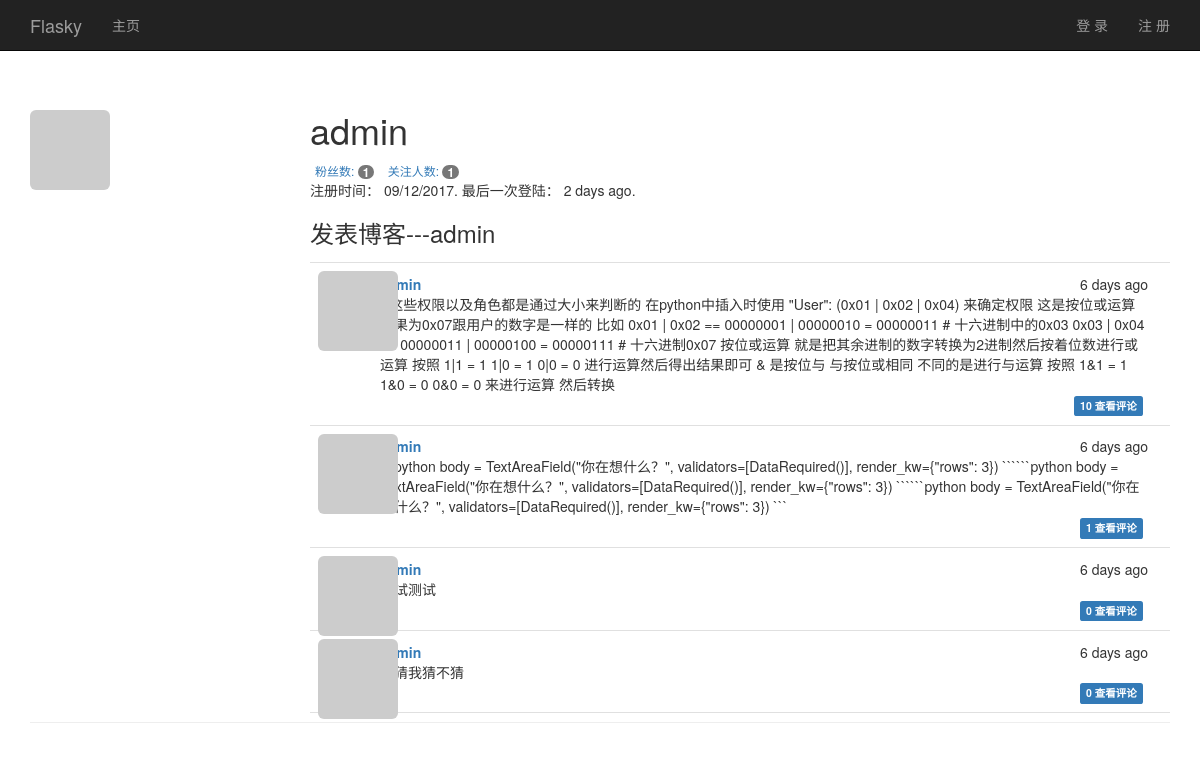
Screenshot of /user/admin with the database file from the repository.
### app/models.py (models this page shows, shortened)
class User(UserMixin, db.Model):
    avatar_hash = db.Column(db.String(32))
    __tablename__ = 'users'
    id = db.Column(db.Integer, primary_key=True)
    email = db.Column(db.String(64), unique=True, index=True)
    username = db.Column(db.String(64), unique=True, index=True)
    role_id = db.Column(db.Integer, db.ForeignKey('roles.id'))
    password_hash = db.Column(db.String(128))
    confirmed = db.Column(db.Boolean, default=False)
    name = db.Column(db.String(64))  # 姓名
    location = db.Column(db.String(64))  # 所在地
    about_me = db.Column(db.Text())  # 自我介绍
    member_since = db.Column(db.DateTime(), default=datetime.utcnow)  # 注册时间
    last_seen = db.Column(db.DateTime(), default=datetime.utcnow)  # 最后登录时间
    posts = db.relationship('Post', backref='author', lazy='dynamic')
    followed = db.relationship('Follow',
                               foreign_keys=[Follow.follower_id],
                               backref=db.backref('follower', lazy='joined'),
                               lazy='dynamic',
                               cascade='all, delete-orphan')
    followers = db.relationship('Follow',
                                foreign_keys=[Follow.followed_id],
                                backref=db.backref('followed', lazy='joined'),
                                lazy='dynamic',
                                cascade='all, delete-orphan')
    comments = db.relationship('Comment', backref='author', lazy='dynamic')
    @property
    def password(self):
        raise AttributeError('密码不是一个可读属性！')
    def gravatar(self, size=100, default='identicon', rating='g'):
        if request.is_secure:  # 如果响应是安全的
            url = 'https://secure.gravatar.com/avatar'
        else:
            url = 'http://www.gravatar.com/avatar'
        my_hash = self.avatar_hash or hashlib.md5(self.email.encode(
            'utf-8')).hexdigest()
        return '{url}/{hash}?s={size}&d={default}&r={rating}'.format(
            url=url, hash=my_hash, size=size, default=default, rating=rating
        )

class Post(db.Model):
    __tablename__ = 'posts'
    id = db.Column(db.Integer, primary_key=True)
    body = db.Column(db.Text)
    timestamp = db.Column(db.DateTime, index=True, default=datetime.utcnow())
    author_id = db.Column(db.Integer, db.ForeignKey('users.id'))
    body_html = db.Column(db.Text)
    comments = db.relationship('Comment', backref='post', lazy='dynamic')

### app/main/views.py (the view)
@main.route('/user/<username>')
def user(username):
    web_user = User.query.filter_by(username=username).first_or_404()
    if web_user is None:
        abort(404)
    posts = web_user.posts.order_by(Post.timestamp.desc()).all()
    return render_template('user.html', user=web_user, posts=posts)

### app/auth/views.py (called while the page is built)
@auth.before_app_request
def before_request():
    if current_user.is_authenticated:
        current_user.ping()
        if not current_user.confirmed \
                and request.endpoint \
                and request.endpoint[:5] != 'auth.' \
                and request.endpoint != 'static':
            return redirect(url_for('auth.unconfirmed'))

### app/main/__init__.py (called while the page is built)
@main.app_context_processor
def inject_permission():
    return dict(Permission=Permission)

### app/models.py (called while the page is built)
    def can(self, permissions):
        return False

    def is_administrator(self):
        return False

### app/templates/user.html (shortened to what this page needs)
{% extends "base.html" %}
{% block page_content %}
	<div class="page-header">
		<img class="img-rounded profile-thumbnail" src="{{ user.gravatar(size=256) }}">
		<div class="profile-header">
			<h1>
				{{ user.username }}
			</h1>
			<div>
				<a href="{{ url_for('.followers', username=user.username) }}"
					 class="btn-xs">
					粉丝数: <span class="badge">{{ user.followers.count() - 1 }}</span>
				</a>
				<a href="{{ url_for('.followed_by', username=user.username) }}"
					 class="btn-xs">
					关注人数: <span class="badge">{{ user.followed.count() - 1 }}</span>
				</a>
			<p>注册时间： {{ moment(user.member_since).format('L') }}. 最后一次登陆： {{
							moment
      (user.last_seen).fromNow() }}.</p>
			<h3>发表博客---{{ user.username }}</h3>
			{% include '_posts.html' %}
		</div>
	</div>
{% endblock page_content %}

### app/templates/_posts.html (shortened to what this page needs)
<ul class="posts">
	{% for post in posts %}
		<li class="post">
			<div class="post-thumbnail">
				<a href="{{ url_for('.user', username=post.author.username) }}">
					<img src="{{ post.author.gravatar(size=40) }}"
							 alt="" class="img-rounded profile-thumbnail"></a>
			</div>
			<div class="post-content">
				<div class="post-date	">{{ moment(post.timestamp).fromNow() }}</div>
				<div class="post-author">
					<a href="{{ url_for('.user', username=post.author.username )}}">
						{{ post.author.username }}</a>
				</div>
				<div class="post-body">
					{% if post.body_html %}
						{{ post.body_html | safe }}
					{% else %}
						{{ post.body }}
					{% endif %}
				</div>
				<div class="post-footer">
					<a href="{{ url_for('.post', id=post.id) }}#comments">
						<span class="label label-primary">
							{{ post.comments.count() }} 查看评论
						</span>
					</a>
				</div>
			</div>
		</li>
	{% endfor %}
</ul>

### app/static/style.css (style rules this page uses)
body { padding-top: 70px; }
.profile-thumbnail { position: absolute; }
.profile-header { min-height: 260px; margin-left: 280px; }
ul.posts { list-style-type: none; padding: 0px; margin: 16px 0px 0px 0px; border-top: 1px solid #e0e0e0; }
ul.posts li.post { padding: 8px; border-bottom: 1px solid #e0e0e0; }
div.post-date { float: right; }
div.post-author { font-weight: bold; }
div.post-thumbnail { position: absolute; }
div.post-content { margin-left: 48px; min-height: 48px; overflow: hidden; padding: 0.2em 1em; }
div.post-footer { float: right; }
div.post-footer a { margin-right: 5px; }

### rows the page displays
User: username "admin", member_since "09/12/2017", last_seen "2 days ago"
Post: timestamp "6 days ago", author.username "admin", body "* 这些权限以及角色都是通过大小来判断的 在python中插入时使用 \"User\": (0x01 | 0x02 | 0x04) 来确定权限 这是按位或运算 结果为0x07跟用户的数字是一样的 比如 0x01 | 0x02 == 00000001 | 00000010 = 00000011 # 十六进制中的0x03 0x03 | 0x04 == 00000011 | 00000100 = 00000111 # 十六进制0x07 按位或运算 就是把其余进制的数字转换为2进制然后按着位数进行或运算 按照 1|1 = 1 1|0 = 1 0|0 = 0 进行运算然后得出结果即可 & 是按位与 与按位或相同 不同的是进行与运算 按照 1&1 = 1 1&0 = 0 0&0 = 0 来进行运算 然后转换", comments.count "10"
Post: timestamp "6 days ago", author.username "admin", body "```python body = TextAreaField(\"你在想什么？\", validators=[DataRequired()], render_kw={\"rows\": 3}) ``````python body = TextAreaField(\"你在想什么？\", validators=[DataRequired()], render_kw={\"rows\": 3}) ``````python body = TextAreaField(\"你在想什么？\", validators=[DataRequired()], render_kw={\"rows\": 3}) ```", comments.count "1"
Post: timestamp "6 days ago", author.username "admin", body "测试测试", comments.count "0"
Post: timestamp "6 days ago", author.username "admin", body "你猜我猜不猜", comments.count "0"

### other values shown
{{ user.followers.count() - 1 }} "1"
{{ user.followed.count() - 1 }} "1"
